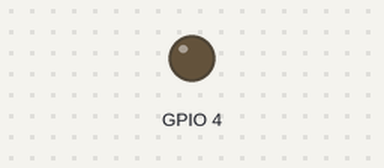
The sketch below on a simulated ESP32. Parts: output pins drawn as LEDs (lit = HIGH). Nothing arrives over Bluetooth unless stated; what the sketch prints to the serial monitor is not drawn.

Above: at 0.1 s.
Timing chart, 0 to 1.7 s (numbered marks = the images above):
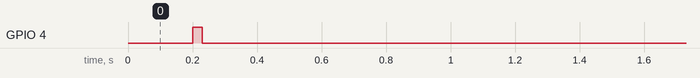

The sketch:

deneme5.ino
```cpp
#include "BluetoothSerial.h"
BluetoothSerial SerialBT;

#define imHeight 24
#define imWidth 32
#define im_arr_len imHeight*imWidth*3

unsigned char *im_arr;

unsigned char rx = 0;

void mem_monitor(){

  Serial.println("-8-bit Addressable");
  Serial.println(heap_caps_get_total_size(MALLOC_CAP_8BIT));
  Serial.println(heap_caps_get_free_size(MALLOC_CAP_8BIT));
  Serial.println(heap_caps_get_largest_free_block(MALLOC_CAP_8BIT));
  Serial.println("-Internal");
  Serial.println(heap_caps_get_total_size(MALLOC_CAP_INTERNAL));
  Serial.println(heap_caps_get_free_size(MALLOC_CAP_INTERNAL));
  Serial.println(heap_caps_get_largest_free_block(MALLOC_CAP_INTERNAL));
  Serial.println("-SPI");
  Serial.println(heap_caps_get_total_size(MALLOC_CAP_SPIRAM ));
  Serial.println(heap_caps_get_free_size(MALLOC_CAP_SPIRAM ));
  Serial.println(heap_caps_get_largest_free_block(MALLOC_CAP_SPIRAM ));

}

void setup() {

  //camera flash once
  pinMode(4, OUTPUT);
  digitalWrite(4, LOW);delay(200);
  digitalWrite(4, HIGH);delay(30);digitalWrite(4, LOW);


  SerialBT.begin("ESP32 Bluetooth");
  Serial.begin(115200);

  im_arr = (unsigned char *)malloc(im_arr_len * sizeof(unsigned char));
  // Initialize the array elements
  for (int i = 0; i < im_arr_len; i++) {
      im_arr[i] = 1; // You can use any initialization value here
  }


  // go through whole array
  for (int i = 0; i < im_arr_len; i++) {
      im_arr[i] = 0;

  }


}

void loop() {
  Serial.print("\n\n-START OF LOOP-\n");
  //mem_monitor();
  if(SerialBT.available())rx = SerialBT.read();


  SerialBT.print("@#@"); //Packet start


  // go through whole array
  for (int i = 0; i < im_arr_len; i++) {
      if      (i%3 == 0) im_arr[i] = rx; // R channel
      else if (i%3 == 1) im_arr[i] = rx; // G channel
      else if (i%3 == 2) im_arr[i] = rx; // B channel
  }

  // go through whole array
  printf("\n");
  for (int i = 0; i < im_arr_len; i++) {
      SerialBT.write(im_arr[i]);

      /*
      if (i%3 == 0){
        Serial.print("\n");
        Serial.print(i);
      }
      Serial.print(" ");
      Serial.println(im_arr[i]);
      */
  }


  SerialBT.print("#@#"); //Packet end
  SerialBT.flush();
  Serial.flush();
  //delay();

}
```
